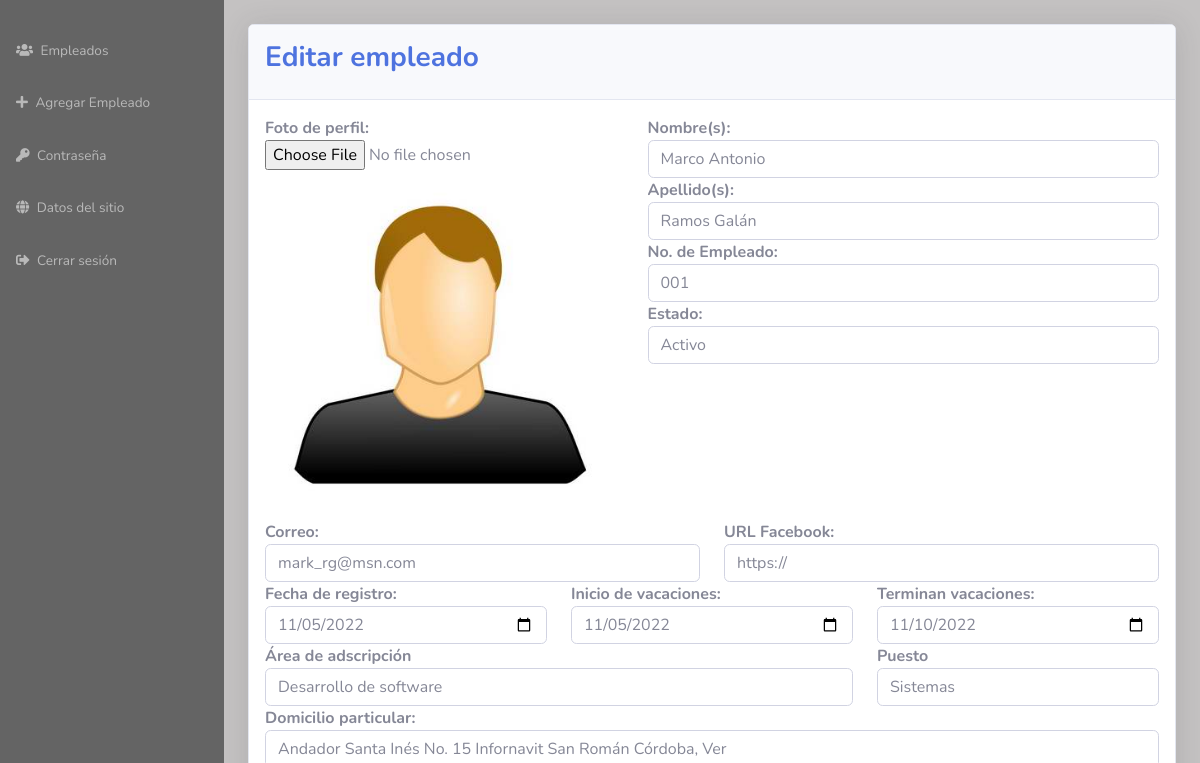
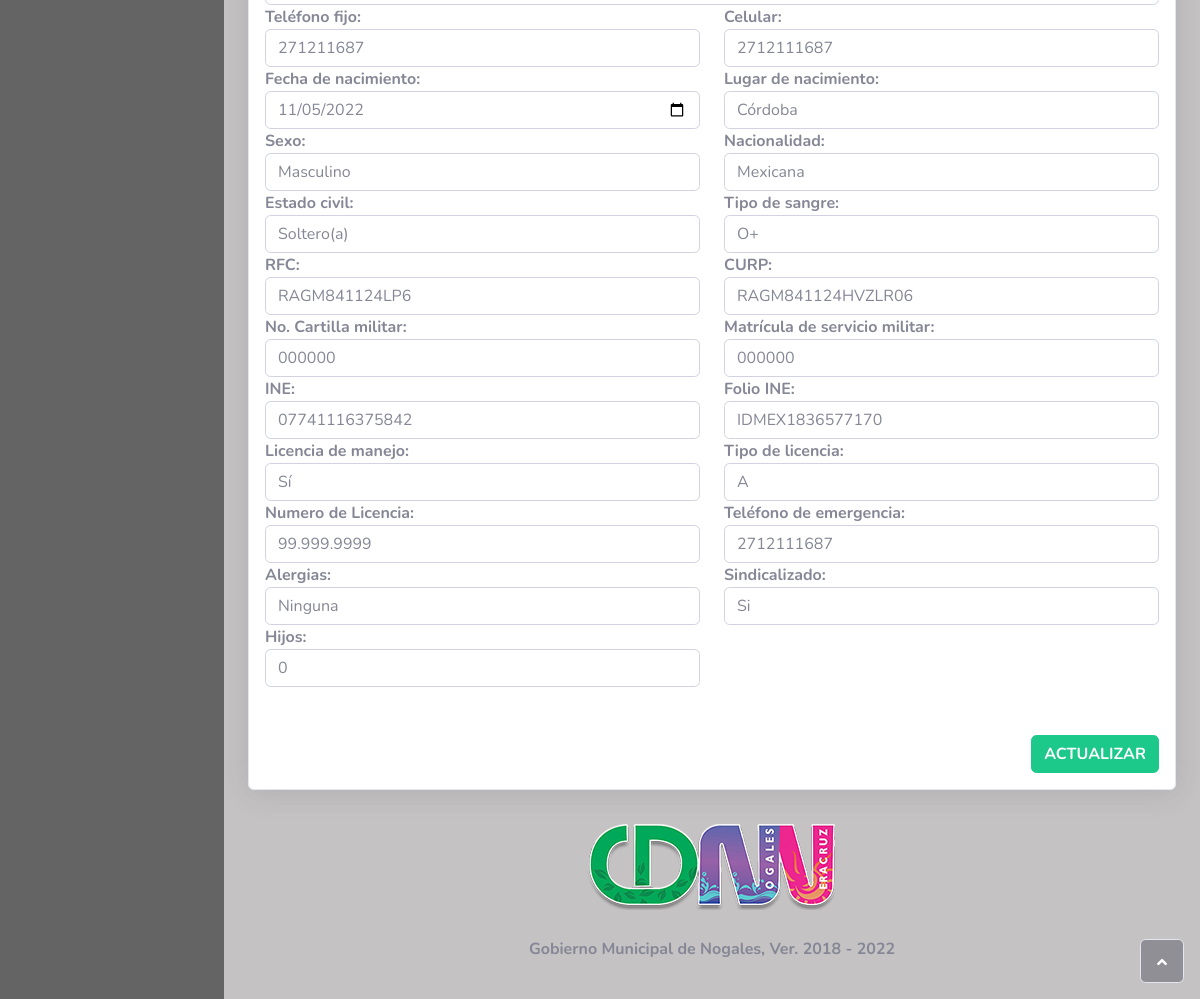
The page /dataUpdate.php?id=1 (signed in) on the database its author committed (2 pictures, top to bottom).
### tables this page shows
CREATE TABLE IF NOT EXISTS `data` (
  `id_data` int(11) NOT NULL AUTO_INCREMENT,
  `img` varchar(255) NOT NULL,
  `apellido` varchar(100) NOT NULL,
  `nombre` varchar(100) NOT NULL,
  `email` varchar(100) NOT NULL,
  `face` varchar(255) NOT NULL,
  `status` varchar(50) NOT NULL,
  `ivac` date NOT NULL,
  `fvac` date NOT NULL,
  `id_e` varchar(100) NOT NULL,
  `ads` varchar(100) NOT NULL,
  `area` varchar(100) NOT NULL,
  `alta` date NOT NULL,
  `baja` date NOT NULL,
  `dom` varchar(255) NOT NULL,
  `telf` varchar(12) NOT NULL,
  `cel` varchar(12) NOT NULL,
  `fnac` date NOT NULL,
  `sex` varchar(100) NOT NULL,
  `edoc` varchar(100) NOT NULL,
  `rfc` varchar(100) NOT NULL,
  `ndcm` varchar(100) NOT NULL,
  `cod_ine` varchar(100) NOT NULL,
  `ldm` varchar(100) NOT NULL,
  `ndl` varchar(100) NOT NULL,
  `alergia` varchar(100) NOT NULL,
  `hijos` varchar(100) NOT NULL,
  `ldn` varchar(100) NOT NULL,
  `nac` varchar(100) NOT NULL,
  `gs` varchar(100) NOT NULL,
  `curp` varchar(100) NOT NULL,
  `mdcsm` varchar(100) NOT NULL,
  `fine` varchar(100) NOT NULL,
  `tdl` varchar(100) NOT NULL,
  `tele` varchar(100) NOT NULL,
  `sindi` varchar(100) NOT NULL,
  `Cancelled` int(11) NOT NULL,
  PRIMARY KEY (`id_data`)
);

CREATE TABLE IF NOT EXISTS `enterprise` (
  `id` int(11) NOT NULL AUTO_INCREMENT,
  `name` varchar(255) NOT NULL,
  `image` varchar(255) NOT NULL,
  PRIMARY KEY (`id`)
);

### include/data.php (called while the page is built, shortened)
<?php
class data
{
    private $conn;
    private $table_name = "data";
    public function __construct($db)
    {
        $this->conn = $db;
    }
    function userData()
    {
        $query = "SELECT * FROM " . $this->table_name . " WHERE id_data = :id ";
        $stmt = $this->conn->prepare($query);
        $stmt->bindParam(':id', $this->id, PDO::PARAM_INT);
        $stmt->execute();
        return $stmt;
    }
}

### include/enterprise.php (called while the page is built, shortened)
<?php
class enterprise
{
    private $conn;
    private $table_name = "enterprise";
    public function __construct($db)
    {
        $this->conn = $db;
    }
    function enterpriseGet()
    {
        $id = 1;
        $query = "SELECT * FROM " . $this->table_name . " WHERE id = :id ";
        $stmt = $this->conn->prepare($query);
        $stmt->bindParam(':id', $id, PDO::PARAM_INT);
        $stmt->execute();
        return $stmt;
    }
}

### dataUpdate.php (the view, shortened to what this page needs)
<?php
include 'header.php';
include 'include/data.php';
$user_id = $_GET['id'];
$data       = new data($conexion);
$data->id = $user_id;
$row    = $data->userData();
$rowExp = $row->fetch(PDO::FETCH_ASSOC);
?>
<body>
    <div id="wrapper" class="bgris">
        <?php
        include 'nav.php';
        ?>
        <div class="d-flex flex-column" id="content-wrapper">
            <div id="page-top">
                <br>
                <div class="container-fluid">
                    <div class="card shadow">
                        <div class="card-header py-3">
                            <h3 class="fw-bold text-primary">Editar empleado</h3>
                        </div>
                        <div class="card-body">
                            <form method="POST" class="form-border bg-white user" id="actualizar" enctype="multipart/form-data">
                                <div class="row">
                                    <div class="col-md-5">
                                        <label><strong>Foto de perfil:</strong></label>
                                        <div class="custom-file">
                                            <input type="file" name="image" id="file">
                                            <div id="preview" class="preview">
                                                <img src="<?php echo "{$rowExp["img"]}" ?>">
                                            </div>
                                        </div>
                                    </div>
                                    <div class="col-md-7">
                                        <label><strong>Nombre(s):</strong></label>
                                        <input type="text" name="nombre" class="form-control" value='<?php echo "{$rowExp["nombre"]}" ?>' required>
                                        <label><strong>Apellido(s):</strong></label>
                                        <input type="text" name="apellido" class="form-control" value='<?php echo "{$rowExp["apellido"]}" ?>'>
                                        <label><strong>No. de Empleado:</strong></label>
                                        <input type="text" name="id_e" class="form-control" value='<?php echo "{$rowExp["id_e"]}" ?>'>
                                        <label><strong>Estado:</strong></label>
                                        <select class="form-control" name="status" required>
                                            <option value="<?php echo "{$rowExp["status"]}" ?>"><?php echo "{$rowExp["status"]}" ?></option>
                                        </select>
                                    </div>
                                    <div class="col-md-6">
                                        <label><strong>Correo:</strong></label>
                                        <input type="email" name="email" class="form-control" value="<?php echo "{$rowExp["email"]}" ?>">
                                    </div>
                                    <div class="col-md-6">
                                        <label><strong>URL Facebook:</strong></label>
                                        <input type="text" name="face" class="form-control" value="<?php echo "{$rowExp["face"]}" ?>">
                                    </div>
                                    <div class="col-md-4">
                                        <label><strong>Fecha de registro:</strong></label>
                                        <input type="date" name="alta" class="form-control" value="<?php echo "{$rowExp["alta"]}" ?>">
                                    </div>
                                    <div class="col-md-4">
                                        <label><strong>Inicio de vacaciones:</strong></label>
                                        <input type="date" name="ivac" class="form-control" value="<?php echo "{$rowExp["ivac"]}" ?>">
                                    </div>
                                    <div class="col-md-4">
                                        <label><strong>Terminan vacaciones:</strong></label>
                                        <input type="date" name="fvac" class="form-control" value="<?php echo "{$rowExp["fvac"]}" ?>">
                                    </div>
                                    <div class="col-md-8">
                                        <label><strong>Área de adscripción</strong></label>
                                        <input type="text" name="ads" class="form-control" value="<?php echo "{$rowExp["ads"]}" ?>">
                                    </div>
                                    <div class="col-md-4">
                                        <label><strong>Puesto</strong></label>
                                        <input type="text" name="area" class="form-control" value="<?php echo "{$rowExp["area"]}" ?>">
                                    </div>
                                </div>
                                <div class="row">
                                    <div class="col-md-12">
                                        <label><strong>Domicilio particular:</strong></label>
                                        <input type="text" name="dom" class="form-control" value="<?php echo "{$rowExp["dom"]}" ?>">
                                    </div>
                                </div>
                                <div class="row">
                                    <div class="col-md-6">
                                        <label><strong>Teléfono fijo:</strong></label>
                                        <input type="text" name="cel" class="form-control" value="<?php echo "{$rowExp["cel"]}" ?>">
                                    </div>
                                    <div class="col-md-6">
                                        <label><strong>Celular:</strong></label>
                                        <input type="text" name="telf" class="form-control" value="<?php echo "{$rowExp["telf"]}" ?>">
                                    </div>
                                </div>
                                <div class="row">
                                    <div class="col-md-6">
                                        <label><strong>Fecha de nacimiento:</strong></label>
                                        <input type="date" name="fnac" class="form-control" value="<?php echo "{$rowExp["fnac"]}" ?>">
                                        <label><strong>Sexo:</strong></label>
                                        <select class="form-control" name="sex">
                                            <option value="<?php echo "{$rowExp["sex"]}" ?>"><?php echo "{$rowExp["sex"]}" ?></option>
                                        </select>
                                        <label><strong>Estado civil:</strong></label>
                                        <select class="form-control" name="edoc" required>
                                            <option value="<?php echo "{$rowExp["edoc"]}" ?>"><?php echo "{$rowExp["edoc"]}" ?></option>
                                        </select>
                                        <label><strong>RFC:</strong></label>
                                        <input type="text" name="rfc" class="form-control" value="<?php echo "{$rowExp["rfc"]}" ?>">
                                        <label><strong>No. Cartilla militar:</strong></label>
                                        <input type="text" name="ndcm" class="form-control" value="<?php echo "{$rowExp["ndcm"]}" ?>">
                                        <label><strong>INE:</strong></label>
                                        <input type="text" name="cod_ine" class="form-control" value="<?php echo "{$rowExp["cod_ine"]}" ?>">
                                        <label><strong>Licencia de manejo:</strong></label>
                                        <select class="form-control" name="ldm" required>
                                            <option value="<?php echo "{$rowExp["ldm"]}" ?>"><?php echo "{$rowExp["ldm"]}" ?></option>
                                        </select>
                                        <label><strong>Numero de Licencia:</strong></label>
                                        <input type="text" name="ndl" class="form-control" value="<?php echo "{$rowExp["ndl"]}" ?>">
                                        <label><strong>Alergias:</strong></label>
                                        <input type="text" name="alergia" class="form-control" value="<?php echo "{$rowExp["alergia"]}" ?>">
                                        <label><strong>Hijos:</strong></label>
                                        <select class="form-control" name="hijos">
                                            <option value="<?php echo "{$rowExp["hijos"]}" ?>"><?php echo "{$rowExp["hijos"]}" ?></option>
                                        </select>
                                    </div>
                                    <div class="col-md-6">
                                        <label><strong>Lugar de nacimiento:</strong></label>
                                        <input type="text" name="ldn" class="form-control" value="<?php echo "{$rowExp["ldn"]}" ?>">
                                        <label><strong>Nacionalidad:</strong></label>
                                        <input type="text" name="nac" class="form-control" value="<?php echo "{$rowExp["nac"]}" ?>">
                                        <label><strong>Tipo de sangre:</strong></label>
                                        <select class="form-control" name="gs" required>
                                            <option value="<?php echo "{$rowExp["gs"]}" ?>"><?php echo "{$rowExp["gs"]}" ?></option>
                                        </select>
                                        <label><strong>CURP:</strong></label>
                                        <input type="text" name="curp" class="form-control" value="<?php echo "{$rowExp["curp"]}" ?>">
                                        <label><strong>Matrícula de servicio militar:</strong></label>
                                        <input type="text" name="mdcsm" class="form-control" value="<?php echo "{$rowExp["mdcsm"]}" ?>">
                                        <label><strong>Folio INE:</strong></label>
                                        <input type="text" name="fine" class="form-control" value="<?php echo "{$rowExp["fine"]}" ?>">
                                        <label><strong>Tipo de licencia:</strong></label>
                                        <select class="form-control" name="tdl" required>
                                            <option value="<?php echo "{$rowExp["tdl"]}" ?>"><?php echo "{$rowExp["tdl"]}" ?></option>
                                        </select>
                                        <label><strong>Teléfono de emergencia:</strong></label>
                                        <input type="text" name="tele" class="form-control" value="<?php echo "{$rowExp["tele"]}" ?>">
                                        <label><strong>Sindicalizado:</strong></label>
                                        <select class="form-control" name="sindi" required>
                                            <option value="<?php echo "{$rowExp["sindi"]}" ?>"><?php echo "{$rowExp["sindi"]}" ?></option>
                                        </select>
                                    </div>
                                </div>
                                <br><br>
                                <button type="submit" class="btn btn-success float-end text-white"><strong> ACTUALIZAR </strong></button>
                        </div>
                    </div>
                </div>
                <?php include 'footer.php'; ?>
            </div>
        </div>
    </div>
</body>
</html>

### footer.php
<div class="row">
    <div class="col-md-12">
        <footer class="sticky-footer">
            <div class="container my-auto">
                <div class="text-center my-auto copyright">
                    <img src="<?php echo "{$rowEnterprise["image"]}"; ?>" class="img-site">
                    <h6><?php echo "{$rowEnterprise["name"]}" ?></h6>
                </div>
                <a class="border rounded d-inline scroll-to-top" href="#page-top"><i class="fas fa-angle-up"></i></a>
            </div>
        </footer>
    </div>
</div>

### css/style.css (style rules this page uses)
:root { --Gris: rgb(100, 100, 100); --Primary: rgb(4, 35, 172); --Succes: #009341; --Danger: #e61e22; --Warning: #ffbe18; --bgGris: #c4c2c2; --Gold: #D4AF37; }
.img-site { max-width: 250px; max-height: 100px; display:block; margin:auto; margin-bottom: 30px; }
a { text-decoration: none; color: var(--Gris); }
.preview>img { background:#fff; max-width:350px; max-height:350px; padding: 10px; }
body { background-color: var(--bgGris); }
.preview img { width:100%;display:block; }
h6 { font-weight: bold; }

### rows shown on the page
data: img (picture), nombre "Marco Antonio", apellido "Ramos Galán", id_e "001", status "Activo", email "mark_rg@msn.com", face "https://", alta "11/05/2022", ivac "11/05/2022", fvac "11/10/2022", ads "Desarrollo de software", area "Sistemas", dom "Andador Santa Inés No. 15 Infornavit San Román Córdoba, Ver", cel "271211687", telf "2712111687", fnac "11/05/2022", sex "Masculino", edoc "Soltero(a)", rfc "RAGM841124LP6", ndcm "000000", cod_ine "07741116375842", ldm "Sí", ndl "99.999.9999", alergia "Ninguna", hijos "0", ldn "Córdoba", nac "Mexicana", gs "O+", curp "RAGM841124HVZLR06", mdcsm "000000", fine "IDMEX1836577170", tdl "A", tele "2712111687", sindi "Si"
enterprise: image (picture), name "Gobierno Municipal de Nogales, Ver. 2018 - 2022"
